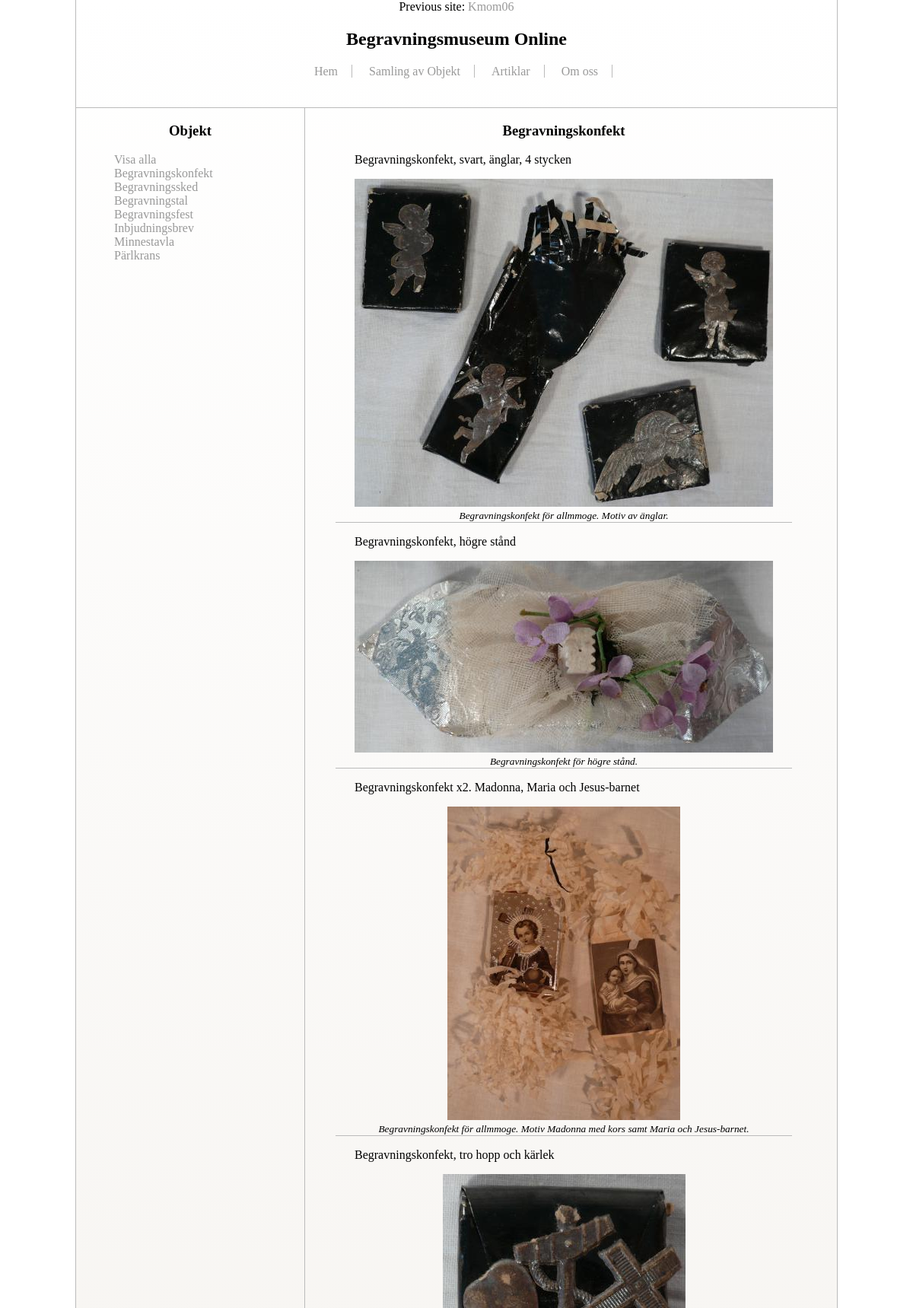
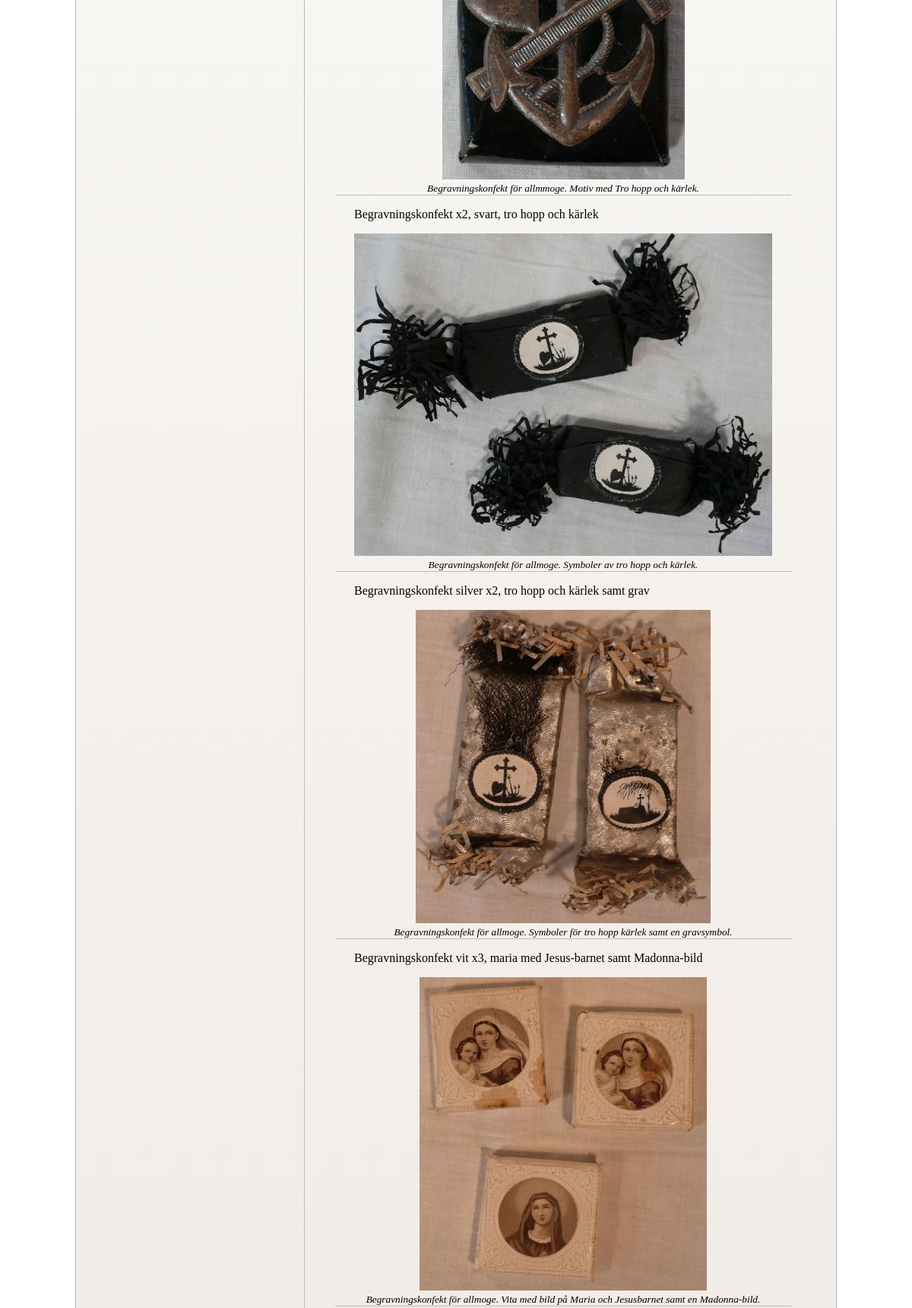
The page /collectionObject.php?p=Begravningskonfekt (upper part) on the database its author committed (2 pictures, top to bottom).
### tables this page shows
CREATE TABLE Object
		(
			id INTEGER PRIMARY KEY  NOT NULL  UNIQUE, 
			title TEXT, 
			category TEXT, 
			text TEXT,
			image TEXT,
			owner TEXT
		);

### collectionObject.php (the view, shortened to what this page needs)
<?php
	$pageId = "Objekt";
	$path = dirname(__FILE__);
	$dbPath = dirname(__FILE__)."/included/Project/data/bmo.sqlite";
	$html = "";
	$db = new PDO("sqlite:$dbPath");
	$stmt = $db->prepare('SELECT DISTINCT category FROM Object;');
  	$stmt->execute();
  	$res = $stmt->fetchAll(PDO::FETCH_ASSOC);
	$categories = "<nav id='aside'>";
	$categories .= "<a href=collectionObject.php>Visa alla</a><br />";
	foreach ($res as $cat) {
		$categories .= "<a href='collectionObject.php?p={$cat['category']}'>{$cat['category']}</a><br />";
	}
	$categories .= "</nav>";
	if(isset($_GET['p'])){
		$html = "<h3>{$_GET['p']}</h3>";
		$category [] = $_GET['p'];
		$stmt = $db->prepare('SELECT * FROM Object WHERE category = ?;');
		$stmt->execute($category);
	}
	else{
		$html = "<h3>Alla kategorier</h3>";
		$stmt = $db->prepare('SELECT * FROM Object;');
		$stmt->execute();
	}
  	$res = $stmt->fetchAll(PDO::FETCH_ASSOC);
	foreach ($res as $object) {
		$html .= "<p>{$object['title']}</p>";
		$html .= "<figure>
			<img class='obj-img' src='{$object['image']}' alt='{$object['title']}'>
			<figcaption>{$object['text']}</figcaption>
		</figure>";
 	}
	include("included/headerProject.php");
	 ?>
	<div id="left">
		<?php include $path.'/included/Project/collectionObject/aside.php'; ?>
	</div>
	<div id="right">
		<?php echo $html; ?>
	</div>
<?php include("included/footerProject.php") ?>

### included/headerProject.php (shortened to what this page needs)
<!DOCTYPE html>
<html lang='en'>
<head>
	<?php if(isset($_SESSION['projectStylesheet'])): ?>
  		<link rel="stylesheet" href="css/<?php echo $_SESSION['projectStylesheet']; ?>">
	<?php else: ?>
  		<link rel="stylesheet" href="css/projectBase.css" title="General stylesheet">
	<?php endif; ?>
</head>
<body>
	<header id="above">
		<nav id="related">
			Previous site:
			<a href="http://www.student.bth.se/~pael10/htmlphp/Kmom06/me.php">Kmom06</a>
		</nav>
	</header>
	<header id="top">
		<h2>Begravningsmuseum Online</h2>
		<nav class = "navMenu">
			<a id="project-" href="project.php">Hem</a>
			<a id="collectionObject-" href="collectionObject.php">Samling av Objekt</a>
			<a id="articles-" href="articles.php">Artiklar</a>
			<a id="about-" href="about.php">Om oss</a>
		</nav>
	</header>

### included/Project/collectionObject/aside.php
<h3><?php echo $pageId; ?></h3>
<?php echo $categories; ?>

### included/footerProject.php (shortened to what this page needs)
</body>
</html>

### css/projectBase.css (style rules this page uses)
html { background: #FFFFFF; position: relative; overflow-y: scroll; }
body { background: #ffffff; background: -moz-linear-gradient(top, #ffffff 0%, #f0ece6 100%); background: -webkit-gradient(linear, left top, left bottom, color-stop(0%,#ffffff), color-stop(100%,#f0ece6)); background: -webkit-linear-gradient(top, #ffffff 0%,#f0ece6 100%); background: -o-linear-gradient(top, #ffffff 0%,#f0ece6 100%); background: -ms-linear-gradient(top, #ffffff 0%,#f0ece6 100%); background: linear-gradient(to bottom, #ffffff 0%,#f0ece6 100%); margin: 0pt auto; width: 1000px; border-left: 1px solid #BBBBBB; border-right: 1px solid #BBBBBB; text-align: center; -webkit-border-bottom-right-radius: 10px; -webkit-border-bottom-left-radius: 10px; -moz-border-radius-bottomright: 10px; -moz-border-radius-bottomleft: 10px; border-bottom-right-radius: 10px; border-bottom-left-radius: 10px; }
div { display: block; }
a { text-decoration: none; color: #999999; }
p { text-align: justify; display: block; margin-left: 5px; margin-right: 5px; }
.navMenu { margin-bottom: 0px; margin-top: 10px; padding: 0px; text-align: center; }
.navMenu a { font-size: 1em; overflow: hidden; display: inline; padding: 0px 18px 0px 18px; float: inherit; font-weight: normal; border-right: 1px solid #BBBBBB; }
#top { border-bottom: 1px solid #BBBBBB; height: 103px; }
#left { float: left; width: 300px; clear: none; }
#right { float: left; width: 680px; border-left: 1px solid #BBBBBB; min-height: 500px; }
#right p { margin-left: 65px; }
#aside { padding-left: 50px; text-align: left; }
figure { border-bottom: solid 1px #BBBBBB; }
figcaption { font-style: italic; font-size: smaller; text-align: center; }

### rows shown on the page
object: title "Begravningskonfekt, svart, änglar, 4 stycken", image (picture), text "Begravningskonfekt för allmmoge. Motiv av änglar."
object: title "Begravningskonfekt, högre stånd", image (picture), text "Begravningskonfekt för högre stånd."
object: title "Begravningskonfekt x2. Madonna, Maria och Jesus-barnet", image (picture), text "Begravningskonfekt för allmmoge. Motiv Madonna med kors samt Maria och Jesus-barnet."
object: title "Begravningskonfekt, tro hopp och kärlek", image (picture), text "Begravningskonfekt för allmmoge. Motiv med Tro hopp och kärlek."
object: title "Begravningskonfekt x2, svart, tro hopp och kärlek", image (picture), text "Begravningskonfekt för allmoge. Symboler av tro hopp och kärlek."
object: title "Begravningskonfekt silver x2, tro hopp och kärlek samt grav", image (picture), text "Begravningskonfekt för allmoge. Symboler för tro hopp kärlek samt en gravsymbol."
object: title "Begravningskonfekt vit x3, maria med Jesus-barnet samt Madonna-bild", image (picture), text "Begravningskonfekt för allmoge. Vita med bild på Maria och Jesusbarnet samt en Madonna-bild."

### other values the page prints
$pageId "Objekt"
$cat['category'] "Begravningskonfekt"
$cat['category'] "Begravningssked"
$cat['category'] "Begravningstal"
$cat['category'] "Begravningsfest"
$cat['category'] "Inbjudningsbrev"
$cat['category'] "Minnestavla"
$cat['category'] "Pärlkrans"
$_GET['p'] "Begravningskonfekt"
